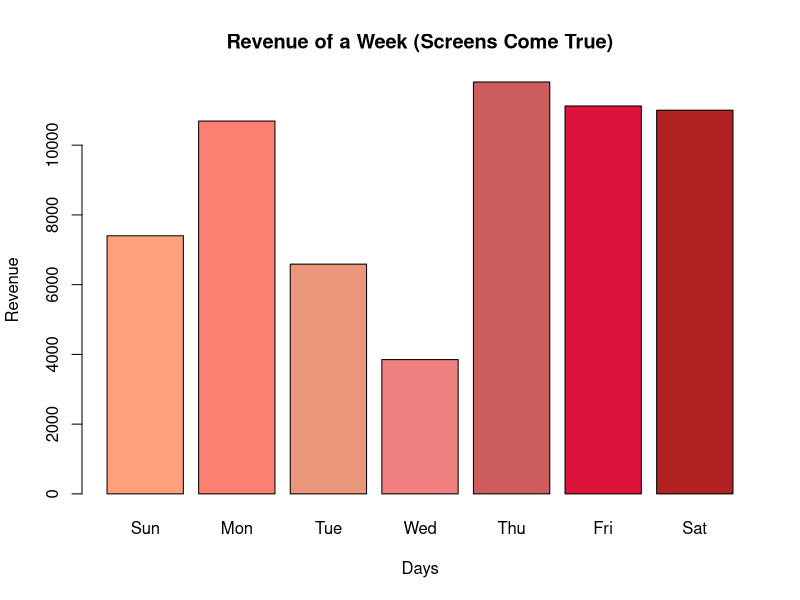
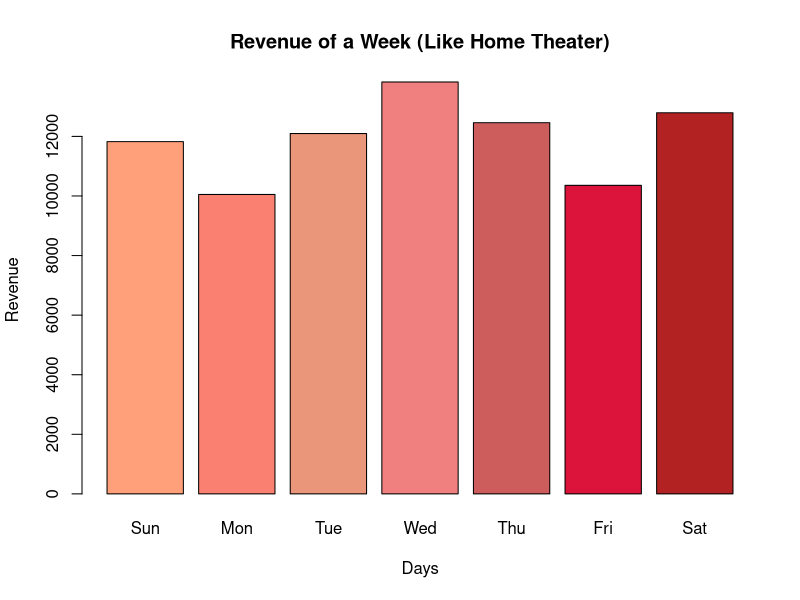
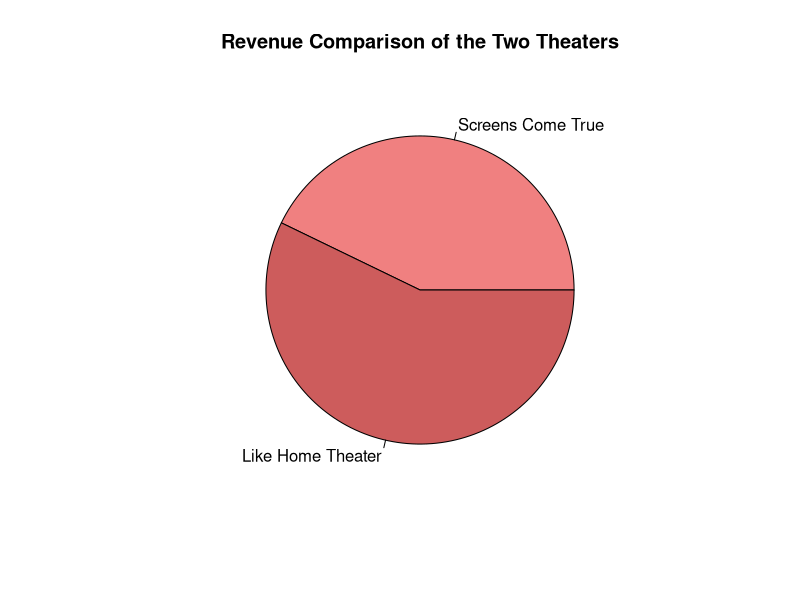

These figures' R source, in order: (Note: this script raises an error after producing the figures.)
    
    # ===================================================================================================================================
    # ------------------------------------------------------Movie Theaters simulations---------------------------------------------------
    # ===================================================================================================================================
    
    theaters                  <- c('Screens Come True', 'Like Home Theater')
    screens                   <- c('Kids (30 Seats)', 'Standard (70 Seats)', 'Max (100 Seats)')
    kids_standard_ticket_cost <- 55 # Kids and Standard ticket cost
    max_ticket_cost           <- 75 # Max ticket cost
    not_allowed_movies        <- c('Little Women', 'Parasite', 'In the Heart of the Sea', 'Life of PI', 'The Help') 
    snacks_prices             <- c('Popcorn'= 15, 'Nachos'= 20, 'Nugget'= 10, 'French Fries'= 7, 'Cheese Sticks'= 11,
                                   'Hot Dog'= 13, 'Onion Rings'= 8) 
    quantities                <- 1:20
    week_days_f_theater       <- rep(0, 7) # to save days' revenue of first theater (Screens Come True)
    week_days_s_theater       <- rep(0, 7) # to save days' revenue of second theater (Like Home Theater)
    employee_id               <- 1001:1040
    individual                <- c('Children','Adults')
    
    # create an empty dataframe to save our results
    theater_dataframe = NULL
    
    # iterate through theaters
    for(theater in theaters) {
      Description  <- c("Theater's Name") # first column in theater_dataframe
      Value        <- c(theater)          # second column in theater_dataframe
      theater_dataframe = rbind(theater_dataframe,data.frame(Description, Value, stringsAsFactors = FALSE)) # add first row in theater_dataframe
      
      # iterate through the week
      for (day in 1:7) {
        theater_dataframe = rbind(theater_dataframe, c("Day", day)) # save the day in theater_dataframe
        all_screen_revenue <- 0 # initial value of Screens Revenue
        
        # iterate through screens on a particular day
        for (screen in screens) {
          # sample of adults and children
          sample_categories     <- c('Adults','Children')
          # create a sample according to number of seat in each screen (Kids)
          if (screen == 'Kids (30 Seats)') { 
            sample_seats  <- sample(1:30, size = 1, replace = TRUE) 
            # if the day is a weekend day, the sample will start from half of the seats
            if (day == 5  | day == 6 | day == 7) { # Thu, Fri, Sat
              sample_seats  <- sample(15:30, size = 1, replace = TRUE)
            }
            sample_people <- sample(sample_categories, size = sample_seats, replace = TRUE)
          }
          # create a sample according to number of seat in each screen (Standard)
          else if (screen == 'Standard (70 Seats)') {
            sample_seats  <- sample(1:70, size = 1, replace = TRUE)
            # if the day is a weekend day, the sample will start from half of the seats
            if (day == 5  | day == 6 | day == 7) {
              sample_seats  <- sample(35:70, size = 1, replace = TRUE)
            }
            sample_people <- sample(sample_categories, size = sample_seats, replace = TRUE)
            
          }
          else {
            # create a sample according to number of seat in each screen (Max)
            sample_seats  <- sample(1:100, size = 1, replace = TRUE) 
            # if the day is a weekend day, the sample will start from half of the seats
            if (day == 5  | day == 6 | day == 7) {
              sample_seats  <- sample(50:100, size = 1, replace = TRUE)
            }
            sample_people <- sample(sample_categories, size = sample_seats, replace = TRUE) 
          }
          
          Adults_Counter        <- 0    # initial number of Adults
          Children_Counter      <- 0    # initial number of Children
          
          # sample prices and quantities for snacks
          sample_snacks_prices  <- sample(snacks_prices, size = 7, replace = FALSE)
          sample_quantities     <- sample(quantities, size = 7, replace = TRUE)
          
          for (individual in sample_people) { # To count #of Adults & Children
            if (individual == 'Adults') {
              Adults_Counter = Adults_Counter + 1
            }
            else {
              Children_Counter = Children_Counter + 1
            }
            
            # calculate the revenue of sold tickets
            sold_tickets     <- Adults_Counter + Children_Counter
            tickets_revenue  <- 0
            # calculate the price of tickets according to the type of screen
            if (screen == 'Kids (30 Seats)' | screen == 'Standard (70 Seats)') {
              tickets_revenue <- sold_tickets * kids_standard_ticket_cost
            }
            else {
              tickets_revenue <- sold_tickets * max_ticket_cost    
            }
            
            # calculate the revenue for the snacks
            Snacks_Revenue  <- 0
            Snacks_Revenue  <- t(sample_quantities)%*%sample_snacks_prices
            
            # calculate the revenue of a screen 
            screen_revenue  <- 0
            screen_revenue  <- Snacks_Revenue + tickets_revenue
          }
          
          # calculate the revenue of all three screens in a current day 
          all_screen_revenue = all_screen_revenue + screen_revenue
          
          # save our output in theater_dataframe 
          # determine titles for all the values in the first column
          Description <- c("Screen","Number of Adults ", "Number of Children", "Sold Tickets",
                           "Total Tickets Revenue", "Total Snacks Revenue", "Total Screen Revenue")
          # the values in the second column
          Value <- c(screen, Adults_Counter, Children_Counter, sold_tickets, 
                     tickets_revenue, Snacks_Revenue, screen_revenue)
          # save first and second columns to theater_dataframe using rbind 
          theater_dataframe = rbind(theater_dataframe,data.frame(Description, Value,stringsAsFactors = FALSE))
        }
        
        # save total revenue of the corresponding day
        if (theater == 'Screens Come True') { 
          week_days_f_theater[day] = all_screen_revenue } # first theater = Screens Come True
        else {
          week_days_s_theater[day] = all_screen_revenue } # second theater = Like Home Theater
        
        theater_dataframe = rbind(theater_dataframe, c("Total Day Revenue", all_screen_revenue))
      } # end days loop
      
      # save total revenue of a week
      if (theater == 'Screens Come True') { # first theater = Screens Come True
        theater_dataframe = rbind(theater_dataframe, c("Total Week Revenue", sum(week_days_f_theater))) }
      else { # second theater = Like Home Theater
        theater_dataframe = rbind(theater_dataframe, c("Total Week Revenue", sum(week_days_s_theater))) }
    } # end theaters loop
    
    # ===================================================================================================================================
    # --------------------------------------------------------------Charts--------------------------------------------------------------
    # ==================================================================================================================================
    
    # a bar chart shows total revenue per day for the first theater (Screens Come True)
    barplot(week_days_f_theater, 
            main= "Revenue of a Week (Screens Come True)",
            xlab = "Days",
            ylab = "Revenue",
            names.arg = list('Sun', 'Mon', 'Tue', 'Wed', 'Thu', 'Fri', 'Sat'),
            col = c("#FFA07A","#FA8072","#E9967A", "#F08080","#CD5C5C", "#DC143C","#B22222" ))
    
    # a bar chart shows total revenue per day for the second theater (Like Home Theater)
    barplot(week_days_s_theater, 
            main= "Revenue of a Week (Like Home Theater)",
            xlab = "Days",
            ylab = "Revenue",
            names.arg = list('Sun', 'Mon', 'Tue', 'Wed', 'Thu', 'Fri', 'Sat'),
            col = c("#FFA07A","#FA8072","#E9967A", "#F08080","#CD5C5C", "#DC143C","#B22222" ))
    
    # a pie chart compares total revenue of the two theaters
    revenue_two_theaters <- c(sum(week_days_f_theater), sum(week_days_s_theater))
    pie(revenue_two_theaters,
        labels = list('Screens Come True', 'Like Home Theater'),
        main   = "Revenue Comparison of the Two Theaters",
        col    = c("#F08080","#CD5C5C"))
    
    # ==================================================================================================================================
    # ---------------------------------------------------- Empty Seats Function---------------------------------------------------------
    # ==================================================================================================================================
    
    
    # empty_seats function simulates the hall and gives you information about empty seats 
    # the function takes (theater name, day, screen) and returns data frame with empty seats
    empty_seats <- function(theater_name, day, screen) {
      sold_seats <- 0
      # to get the sold seats (sold_tickets) from theater_dataframe
      if (theater_name == "Screens Come True" ) { 
        for (f_theater in 1:163) {  # loop through the first theater
          if (theater_dataframe[f_theater, 1] == "Day" & theater_dataframe[f_theater, 2] == day){ 
            start_day <- f_theater # to get first row of the current day
            end_day <-start_day+22 # to get last row of the current day
            for (d in start_day:end_day) { # loop through the day
              if (theater_dataframe[d, 2] == screen){ # to get the required screen
                sold_seats <- strtoi(theater_dataframe[d+3, 2]) # to get Sold Tickets
                break;}
            }}}}
      if (theater_name == "Like Home Theater" ) { 
        for (s_theater in 164:326) {  # loop through the second theater
          if (theater_dataframe[s_theater, 1] == "Day" & theater_dataframe[s_theater, 2] == day){ 
            start_day <- s_theater # to get first row of the current day
            end_day <-start_day+22 # to get last row of the current day
            for (d in start_day:end_day) { # loop through the day
              if (theater_dataframe[d, 2] == screen){ # to get the required screen
                sold_seats <- strtoi(theater_dataframe[d+3, 2]) # to get Sold Tickets
                break;}
            }}}}
      
      # to visualize the hall as a matrix each seat with code such as A1, D6, etc.
      seat_code   <- c('A','B','C','D','E','F','G','H','I','J')
      seat_number <- c('1','2','3','4','5','6','7','8','9','10')
      
      # to draw the matrix according to the size of screen (Kids (30 Seats))
      if (screen == 'Kids (30 Seats)') {
        screan_seats <- matrix(nrow = 6, ncol = 5, dimnames = list(seat_code[1:6],seat_number[1:5])) # 6*5 = 30 seats
        for (letter in seat_code[1:6]) { # loop through letters from A to F
          theater_row <- c(paste0(letter, seat_number[1:5])) # to combine between letter and number such as A3
          row_number  <- strtoi(letter, 20L)-9 # convert a letter to number to get row of the matrix
          screan_seats[row_number, ] <- theater_row # assign special code to each seat
        }
        # to mark occupied seats with x sign 
        occupied_seat <- sample(1:30, size = sold_seats, replace = FALSE) # occupied_seat equals sold_seat
        for (seat in occupied_seat) {
          screan_seats[seat] <- "X"
        }
        kids_df <- data.frame(screan_seats) # to save the matrix as df
        row.names(kids_df) <- seat_code[1:6]
        names(kids_df)     <- seat_number[1:5]
        View (kids_df)
      }
      
      # to draw the matrix according to the size of screen (Standard (70 Seats))
      else if (screen == 'Standard (70 Seats)') {
        screan_seats <- matrix(nrow = 7, ncol = 10, dimnames = list(seat_code[1:7],seat_number[1:10])) # 7*10 = 70 seats
        for (letter in seat_code[1:7]) { # loop through letters from A to G
          theater_row <- c(paste0(letter, seat_number[1:10]))  # to combine between letter and number such as A3
          row_number  <- strtoi(letter, 20L)-9 # convert a letter to number to get row of the matrix
          screan_seats[row_number, ] <- theater_row # assign special code to each seat
        }
        # to mark occupied seats with x sign 
        occupied_seat <- sample(1:70, size = sold_seats, replace = FALSE) # occupied_seat equals sold_seat
        for (seat in occupied_seat) {
          screan_seats[seat] <- "X"
        }
        standard_df <- data.frame(screan_seats) # to save the matrix as df
        row.names(standard_df) <- seat_code[1:7]
        names(standard_df)     <- seat_number[1:10]
        View (standard_df)
      }
      
      # to draw the matrix according to the size of screen (Max (100 Seats))
      else {
        screan_seats <- matrix(nrow = 10, ncol = 10, dimnames = list(seat_code,seat_number)) # 10*10 = 100 seats
        for (letter in seat_code) { # loop through letters from A to J
          theater_row <- c(paste0(letter, seat_number)) # to combine between letter and number such as A3
          row_number  <- strtoi(letter, 20L)-9 # convert a letter to number to get row of the matrix
          screan_seats[row_number, ] <- theater_row # assign special code to each seat
        }
        # to mark occupied seats with x sign 
        occupied_seat <- sample(1:100, size = sold_seats, replace = FALSE) # occupied_seat equals sold_seat
        for (seat in occupied_seat) {
          screan_seats[seat] <- "X"
        }
        max_df <- data.frame(screan_seats) # to save the matrix as df
        row.names(max_df) <- seat_code
        names(max_df)     <- seat_number
        View (max_df)
      }
    }
    
    # to test empty_seats function that takes (theater name, day, screen)
    empty_seats("Screens Come True", "1", "Kids (30 Seats)")
    empty_seats("Like Home Theater", "2", "Standard (70 Seats)")
    empty_seats("Screens Come True", "3", "Max (100 Seats)")
    
   
    # ==================================================================================================================================
    # ------------------------------------------------------Employee Evaluation Function------------------------------------------------
    # ==================================================================================================================================
    
    # employee_evaluation function simulates the employee performance evaluation for
    # each quarter of the year, the function takes (employee_id) and returns the 
    # employee performance evaluation
    
    # create a function to evaluate our employees performance
    employee_evaluation <- function(employee_id) {
      
      # create a sample for all our key performance indicators employee evaluation
      communication_sample  <- sample(1:5,size=1,replace = TRUE)
      productivity_sample   <- sample(1:5,size=1,replace = TRUE)
      creativity_sample     <- sample(1:5,size=1,replace = TRUE)
      integrity_sample      <- sample(1:5,size=1,replace = TRUE)
      punctuality_sample    <- sample(1:5,size=1,replace = TRUE)
      attendance_sample     <- sample(1:5,size=1,replace = TRUE)
      
      # calculate the grade of each employee  
      # the average method with weighting – Competencies 
      # bases on this website https://clockify.me/blog/business/performance-rating-calculator/
      grade <- ((communication_sample/5) * 30) + ((productivity_sample/5) * 25)+((creativity_sample/5) * 15) +
        ((integrity_sample/5) * 15)+((punctuality_sample/5) * 5) + ((attendance_sample/5) * 10) 
      
      # if-else statement to classify employees' grades and print the evaluation result
      if (grade >= 95 & grade <= 100){
        print('Exceptional Performer')
      } else if (grade >= 85 & grade < 95){
        print('Highly Effective Performer')
      } else if (grade >= 78 & grade < 85){
        print('Effective Performer')
      } else if (grade >= 70 & grade < 78){
        print('Minimally Effective Performer ')
      } else {
        print('Non-Effective Performer ')
      }
      sprintf('%d This is your employee performance evaluation for this quarter of the year', grade)
      
    }
    
    # print the employee performance evaluation for particular employee
    employee_evaluation(1001)
    
    
    # call readxl library
    library(readxl)
    
    # create a function to print the employee performance evaluation for our employees
    # in each movie theater as a dataframe
    employee_evaluation_dataframe <- function(theater_name){
      
      # fill in the table with random values from 1-5 to simulate employee evaluation
      dataframe <- cbind(sample(3:5,size=100,replace = TRUE),sample(2:5,size=100,replace = TRUE),
                         sample(2:5,size=100,replace = TRUE),sample(1:5,size=100,replace = TRUE),
                         sample(4:5,size=100,replace = TRUE),sample(1:5,size=100,replace = TRUE))
      
      # add column for employees id as number one column
      dataframe <- data.frame(ID = 1001:1100, dataframe)
      # add column names for the dataframe
      colnames(dataframe) <- c('ID','Communication','Productivity','Creativity','Integrity','Punctuality','Attendance')
      dataframe <- as.data.frame.matrix(dataframe)
      
      # add a new column for the employees grades
      dataframe <- dataframe %>% rowwise() %>%
        mutate(Grade = ((Communication/5) * 30) + ((Productivity/5) * 25)+((Creativity/5) * 15) +
                 ((Integrity/5) * 15)+((Punctuality/5) * 5) + ((Attendance/5) * 10))
      
      # add a new column for the employees final evaluation
      dataframe <- dataframe %>% mutate(Evaluation =
                                          case_when(Grade >= 95 ~ "Exceptional Performer", 
                                                    (Grade >= 85 & Grade < 95) ~ "Highly Effective Performer",
                                                    (Grade >= 78 & Grade < 85) ~ "Effective Performer",
                                                    (Grade >= 70 & Grade < 78) ~ "Minimally Effective Performer",
                                                    Grade < 70 ~"Non-Effective Performer"))
      return(dataframe)
    }
    
    # print the employee evaluation for the two theaters
    theater_one_employee_evaluation <- employee_evaluation_dataframe('Screens Come True')
    theater_two_employee_evaluation <- employee_evaluation_dataframe('Like Home Theater')
    
    # ===================================================================================================================================
    # --------------------------------------------------------------Charts--------------------------------------------------------------
    # ==================================================================================================================================
    
      # create bar chart shows the number of employees in each category of employee performance evaluation in theater 1
    plot1 <- ggplot(data=theater_one_employee_evaluation, aes(x=Evaluation)) + geom_bar(fill="steelblue") +
        geom_text(stat='count', aes(label=..count..), vjust=-1,) + ggtitle("Screens Come True Theater Employee Evaluation by Category")  
      
      # create bar chart shows the number of employees in each category of employee performance evaluation in theater 2
    plot2 <- ggplot(data=theater_two_employee_evaluation, aes(x=Evaluation)) + geom_bar(fill="steelblue") +
        geom_text(stat='count', aes(label=..count..), vjust=-1)+ ggtitle("Like Home Theater Employee Evaluation by Category")
      
    
     # calculate average grades for employees performance evaluation in theater 1, 2
     mean_theater_one <- mean(theater_one_employee_evaluation$Grade)
     mean_theater_two <- mean(theater_two_employee_evaluation$Grade)
     
     # set the column values and names for the bar chart  
     column_value <- c(mean_theater_one,mean_theater_two)
     column_name <- c("Screens Come True","Like Home Theater")
     
     # create bar chart shows the average for employee performance evaluation in theater 1, 2
     barplot(column_value,names.arg=column_name,xlab="",ylab="Average Grade",col="steelblue",
             main="Average Employee Evaluation Grade for each Theaters")
   
   
    
    # ==================================================================================================================================
    # ---------------------------------------------------Not Allowed Movies Function----------------------------------------------------
    # ==================================================================================================================================
    
    # not_allowed_movies function Simulates whether children are allowed into this film
    # based on the movie rating, the function takes (movie_name,individual) and returns
    # if the children are allowed or not
    
    # not_allowed_movies_function
    not_allowed_movies_fun <- function(movie_name,individual) {
      if( (individual == 'Children') & (movie_name %in% not_allowed_movies)) {
        print("Not allowed to watch")
      } 
      else {
        print("Allowed to watch")
      }
    }
    not_allowed_movies_fun('Parasite', 'Children')
    not_allowed_movies_fun('Parasite', 'Adults')
    
    
